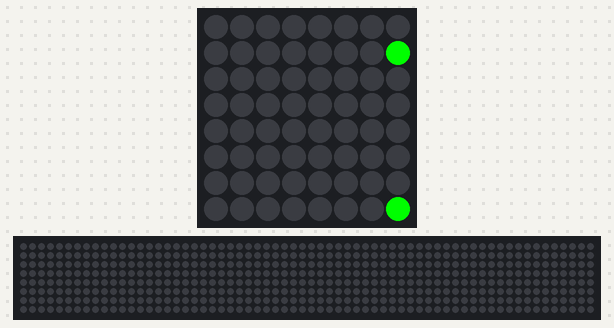
The program below on a simulated Raspberry Pi (BCM pin numbers) with a Sense HAT. Shown: the Sense HAT's 8×8 RGB LED matrix, a strip that is not on the board, showing the scrolling text unrolled. System figures (address, load, memory, disk, uptime) are fixed made-up values; the 64×8 strip is a reading aid, not a part: it shows the text the matrix is scrolling, unrolled, one strip-width of it at a time. At 23.4 s the program stops and its outputs stay as they are.

Above: at 0.12 s.
At 4.08 s:
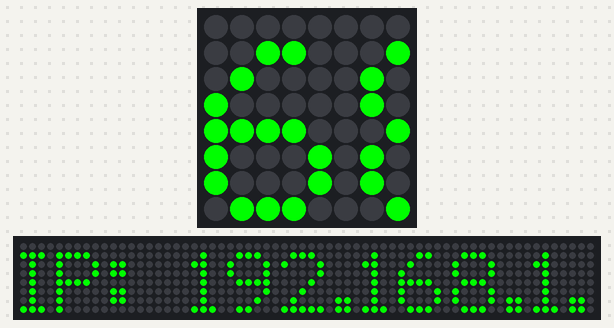
At 7.98 s:
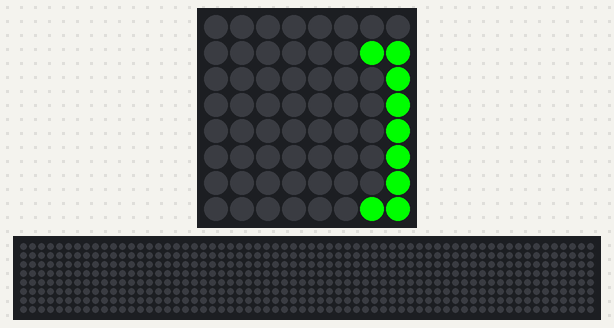
At 11.21 s:
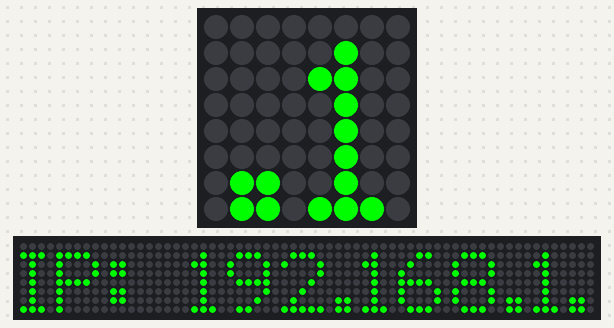
At 16.73 s:
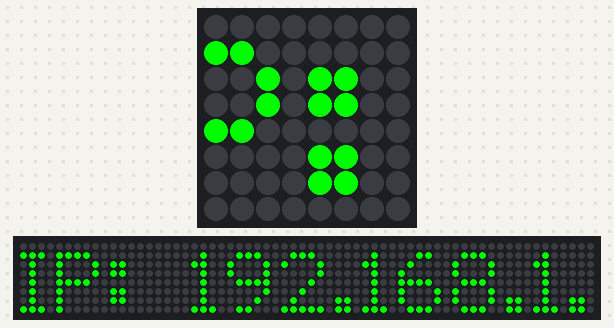
At 22.3 s:
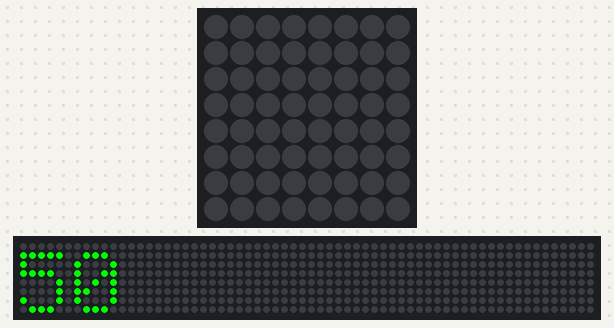

The program:

display_ip.py
```python
#!/usr/bin/env python3
import subprocess
import time
import sys

# Try to import and initialize the Sense HAT.
# If it's missing or not a Raspberry Pi, exit gracefully.
try:
    from sense_hat import SenseHat
    sense = SenseHat()
except (ImportError, OSError):
    sys.exit(0)

def get_ip_address():
    try:
        # 'hostname -I' returns all IP addresses; we split it and take the first one (IPv4)
        ip = subprocess.check_output(['hostname', '-I']).decode('utf-8').strip().split()[0]
        return ip
    except Exception:
        return None

# Wait for the network to assign an IP address during boot
ip_address = None
for _ in range(12):  # Try for up to 60 seconds (12 tries * 5 seconds)
    ip_address = get_ip_address()
    if ip_address:
        break
    time.sleep(5)

# Fallback if no IP is found after 60 seconds
if not ip_address:
    ip_address = "No Network"

# Optional: Un-comment the line below if your display is upside down
# sense.set_rotation(180)

# Display the IP address 3 times
for _ in range(3):
    sense.show_message(
        "IP: " + ip_address,
        text_colour=[0, 255, 0],  # Green text
        back_colour=[0, 0, 0],    # Black background
        scroll_speed=0.08         # Adjust for faster/slower scrolling
    )
    time.sleep(1) # Small pause between scrolls

# Clear the LEDs when finished
sense.clear()
```
